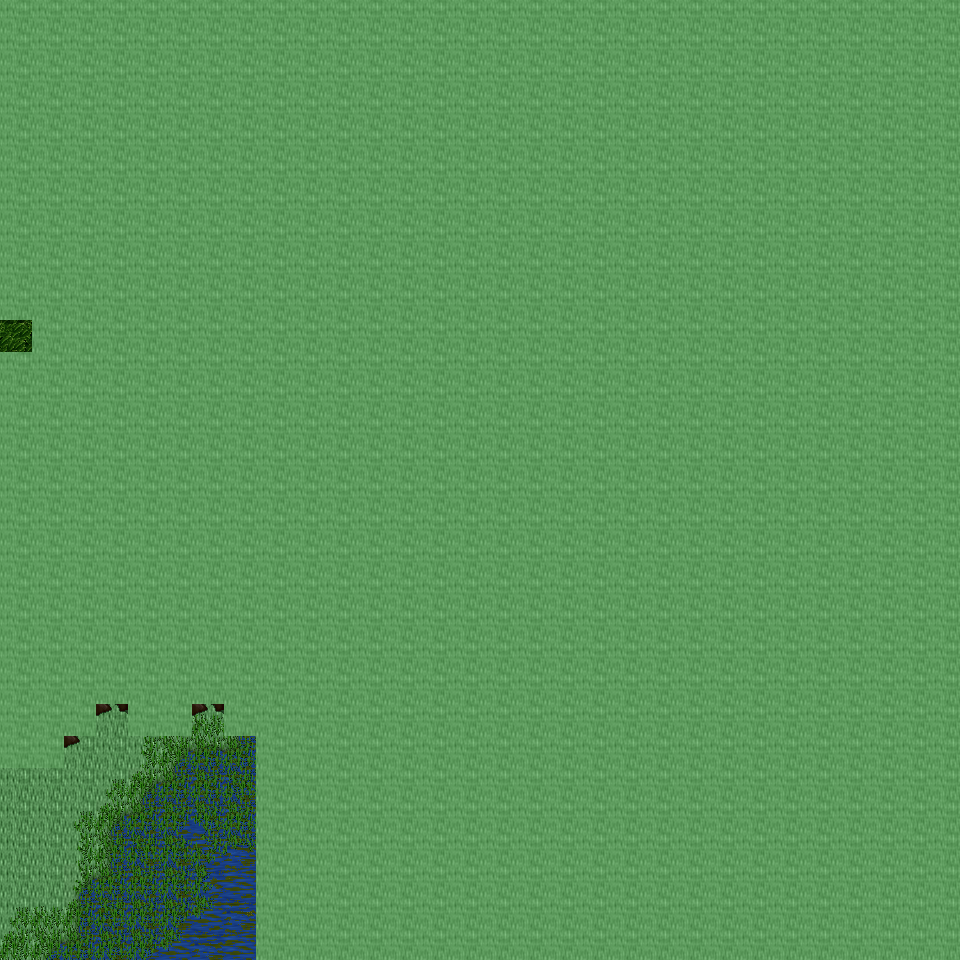

A level layout from a 2D game, rendered from its tile map. Below: a short description, then the map file with tile-grid data replaced by summaries:
An orthogonal 30x30 tile map with 32x32 px tiles, 6 tile layers (Ground, Object, Object2, Above, ...), 11 tilesets and 3 objects (3x mapchange).

<map version="1.0" orientation="orthogonal" renderorder="right-down" width="30" height="30" tilewidth="32" tileheight="32" nextobjectid="4">
  <tileset firstgid="1" name="tileset_ground_ground" tilewidth="32" tileheight="32" tilecount="33" columns="3">
    <image source="../drawable/tileset_ground_ground.png" width="96" height="352" />
  </tileset>
  <tileset firstgid="34" name="tileset_plant_flower_daisy_white" tilewidth="32" tileheight="32" tilecount="8" columns="2">
    <image source="../drawable/tileset_plant_flower_daisy_white.png" width="64" height="128" />
  </tileset>
  <tileset firstgid="42" name="tileset_plant_grasses" tilewidth="32" tileheight="32" tilecount="6" columns="3">
    <image source="../drawable/tileset_plant_grasses.png" width="96" height="64" />
  </tileset>
  <tileset firstgid="48" name="tileset_plant_flower_daisy_yellow" tilewidth="32" tileheight="32" tilecount="8" columns="2">
    <image source="../drawable/tileset_plant_flower_daisy_yellow.png" width="64" height="128" />
  </tileset>
  <tileset firstgid="56" name="tileset_plant_flower_daisy_blue" tilewidth="32" tileheight="32" tilecount="8" columns="2">
    <image source="../drawable/tileset_plant_flower_daisy_blue.png" width="64" height="128" />
  </tileset>
  <tileset firstgid="64" name="tileset_plant_flower_daisy_red" tilewidth="32" tileheight="32" tilecount="8" columns="2">
    <image source="../drawable/tileset_plant_flower_daisy_red.png" width="64" height="128" />
  </tileset>
  <tileset firstgid="72" name="tileset_plant_tree_tree_darkgreen" tilewidth="32" tileheight="32" tilecount="88" columns="8">
    <image source="../drawable/tileset_plant_tree_tree_darkgreen.png" width="256" height="352" />
  </tileset>
  <tileset firstgid="160" name="tileset_logic_collision" tilewidth="32" tileheight="32" tilecount="1" columns="1">
    <image source="../drawable/tileset_logic_collision.png" width="32" height="32" />
  </tileset>
  <tileset firstgid="161" name="tileset_ground_green_paving" tilewidth="32" tileheight="32" tilecount="18" columns="3">
    <image source="../drawable/tileset_ground_green_paving.png" width="96" height="192" />
  </tileset>
  <tileset firstgid="179" name="tileset_ground_water_swamp_water" tilewidth="32" tileheight="32" tilecount="33" columns="3">
    <image source="../drawable/tileset_ground_water_swamp_water.png" width="96" height="352" />
  </tileset>
  <tileset firstgid="212" name="tileset_plant_grasses_swamp" tilewidth="32" tileheight="32" tilecount="42" columns="6">
    <image source="../drawable/tileset_plant_grasses_swamp.png" width="192" height="224" />
  </tileset>
  <layer name="Ground" width="30" height="30">
    <data>[900 cells, 900 non-empty, 12 distinct tile ids]</data>
  </layer>
  <layer name="Object" width="30" height="30">
    <data>[900 cells, 198 non-empty, 19 distinct tile ids]</data>
  </layer>
  <layer name="Object2" width="30" height="30">
    <data>[900 cells, 96 non-empty, 39 distinct tile ids]</data>
  </layer>
  <layer name="Above" width="30" height="30">
    <data>[900 cells, 419 non-empty, 44 distinct tile ids]</data>
  </layer>
  <layer name="Above2" width="30" height="30">
    <data>[900 cells, 94 non-empty, 12 distinct tile ids]</data>
  </layer>
  <layer name="Walkable" width="30" height="30">
    <data>[900 cells, 843 non-empty, 1 distinct tile ids]</data>
  </layer>
  <objectgroup name="MapEvents">
    <object id="1" name="south" type="mapchange" x="0" y="928" width="256" height="32">
      <properties>
        <property name="map" value="0_ados_mountain_n2_w2_x4_y3" />
        <property name="place" value="north" />
      </properties>
    </object>
    <object id="2" name="west" type="mapchange" x="0" y="320" width="32" height="32">
      <properties>
        <property name="map" value="0_ados_mountain_n2_w2_x3_y2" />
        <property name="place" value="east" />
      </properties>
    </object>
    <object id="3" name="west2" type="mapchange" x="0" y="768" width="32" height="192">
      <properties>
        <property name="map" value="0_ados_mountain_n2_w2_x3_y2" />
        <property name="place" value="east2" />
      </properties>
    </object>
  </objectgroup>
</map>
